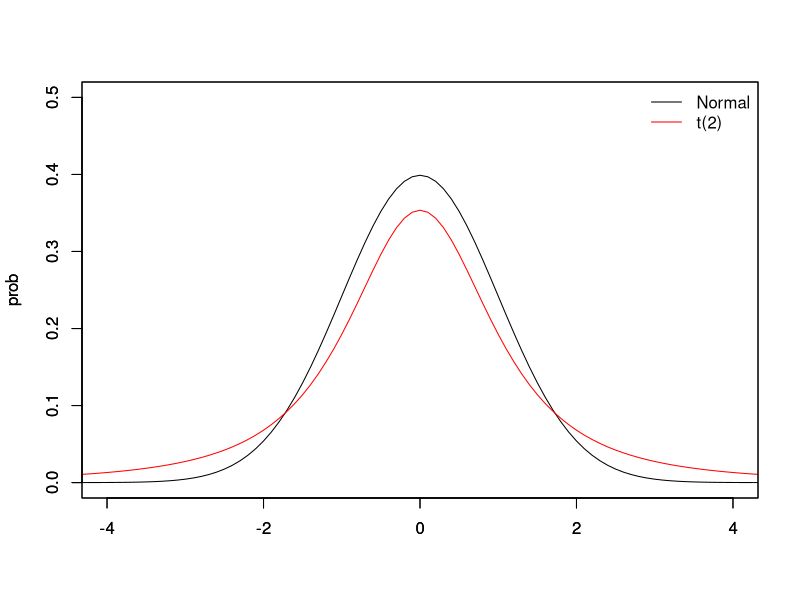

The R source for this figure:
#######################################
## ECON 346 F23
## dnorm gives the density at a point
#######################################
df=2 # for the t-distribution
d1<-seq(-10,10,.1) # set a range of points
d2<-rep(0,length(d1)) # these start with all zeros and get filled in
d3<-rep(0,length(d1))
for(i in 1:length(d2)){
  d2[i]<-dnorm(d1[i]) # normal
  d3[i]<-dt(d1[i],df) # t
  } # Calculate at each point
d2
# Plot normal and t-distribution density curves
plot(seq(-10,10,.1),d2,type="l",xlim=c(-4,4),ylim=c(0,.5),xlab="",ylab="prob")
par(new=TRUE)
plot(seq(-10,10,.1),d3,type="l",xlim=c(-4,4),ylim=c(0,.5),xlab="",ylab="prob",col="#FF0000")
legend("topright",legend = c("Normal",paste("t(",df,")",sep="")),lty=c(1,1),col=c("black","#FF0000"),bty="n")

# Try with df = 12, 120

